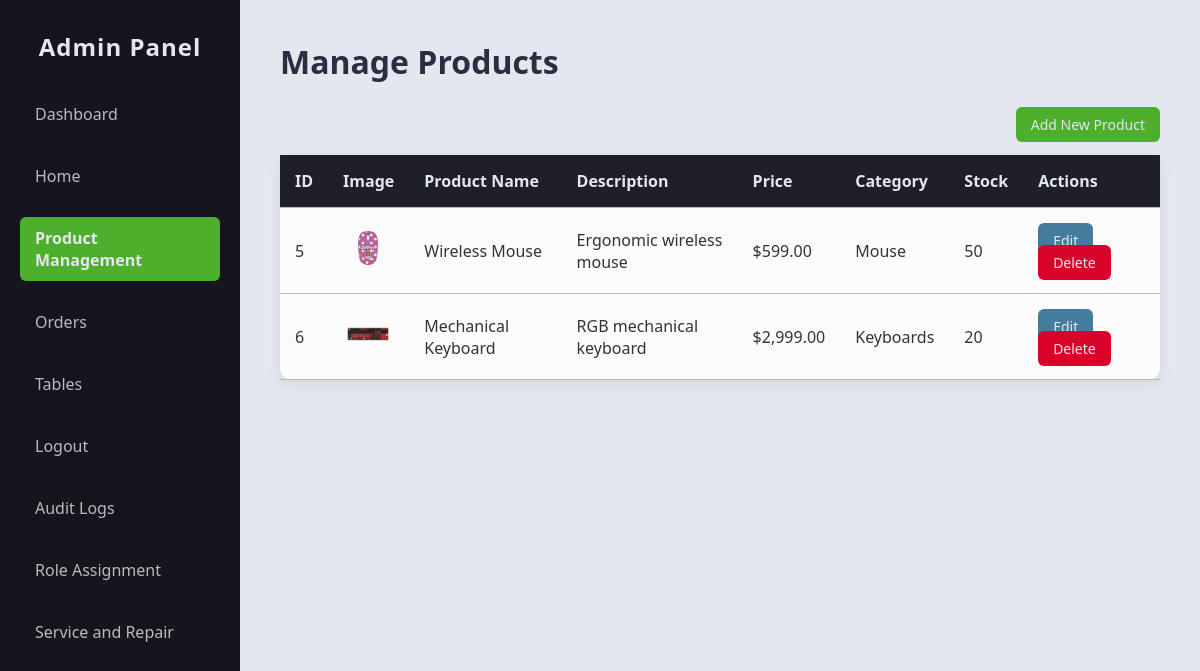
Before: /website/adminproductsedit.php (signed in) with the older database file.
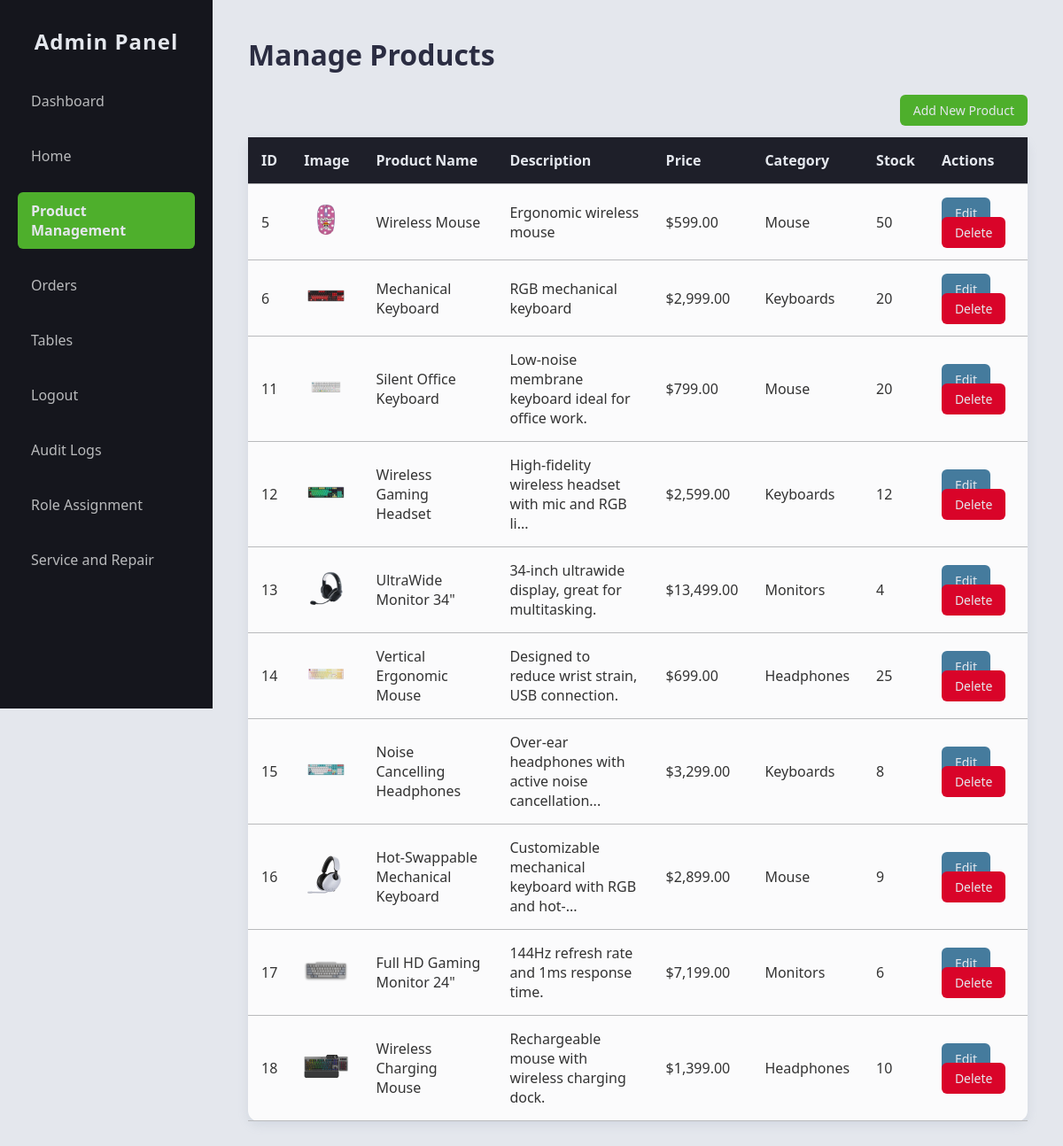
After: the same page with the newer database file.
### tables this page shows
CREATE TABLE `products` (
  `product_id` int NOT NULL AUTO_INCREMENT,
  `name` varchar(255) NOT NULL,
  `description` text,
  `price` decimal(10,2) NOT NULL,
  `category_id` int DEFAULT NULL,
  `stock` int DEFAULT '0',
  `image` varchar(255) DEFAULT NULL,
  `rating` decimal(3,2) DEFAULT NULL,
  PRIMARY KEY (`product_id`),
  KEY `category_id` (`category_id`),
  CONSTRAINT `products_ibfk_1` FOREIGN KEY (`category_id`) REFERENCES `categories` (`category_id`)
);

CREATE TABLE `categories` (
  `category_id` int NOT NULL AUTO_INCREMENT,
  `name` varchar(100) NOT NULL,
  PRIMARY KEY (`category_id`),
  UNIQUE KEY `name` (`name`)
);

### website/adminproductsedit.php (the view, shortened to what this page needs)
<!DOCTYPE html>
<html lang="en">
<head>
  <link rel="stylesheet" href="css/admindash.css?v=1.6">
</head>
<body>
  <?php
  include 'config.php';
  $sql = "SELECT p.*, c.name as category_name
          FROM products p
          LEFT JOIN categories c ON p.category_id = c.category_id
          ORDER BY p.product_id";
  $result = $conn->query($sql);
  ?>
  <div class="dashboard-container">
    <?php include 'adminsidebar.php'; ?>
    <main class="main-content">
      <h1>Manage Products</h1>
      <div class="table-header">
        <a href="adminproductsadd.php" class="btn-add">Add New Product</a>
      </div>
      <table class="admin-table">
        <thead>
          <tr>
            <th>ID</th>
            <th>Image</th>
            <th>Product Name</th>
            <th>Description</th>
            <th>Price</th>
            <th>Category</th>
            <th>Stock</th>
            <th>Actions</th>
          </tr>
        </thead>
        <tbody>
          <?php if ($result->num_rows > 0): ?>
            <?php while($row = $result->fetch_assoc()): ?>
              <tr>
                <td><?php echo htmlspecialchars($row['product_id']); ?></td>
                <td>
                  <?php if (isset($row['image']) && $row['image'] && file_exists($row['image'])): ?>
                    <img src="<?php echo htmlspecialchars($row['image']); ?>" alt="Product Image">
                  <?php else: ?>
                    No Image
                  <?php endif; ?>
                </td>
                <td><?php echo htmlspecialchars($row['name']); ?></td>
                <td><?php echo htmlspecialchars(substr($row['description'] ?: '', 0, 50)) . (strlen($row['description'] ?: '') > 50 ? '...' : ''); ?></td>
                <td>$<?php echo number_format($row['price'], 2); ?></td>
                <td><?php echo htmlspecialchars($row['category_name'] ?: 'N/A'); ?></td>
                <td><?php echo htmlspecialchars($row['stock']); ?></td>
                <td class="actions">
                  <a href="edit-product.php?id=<?php echo $row['product_id']; ?>" class="btn-edit">Edit</a>
                  <a href="?delete_id=<?php echo $row['product_id']; ?>" class="btn-delete" onclick="return confirm('Are you sure you want to delete this product?')">Delete</a>
                </td>
              </tr>
            <?php endwhile; ?>
          <?php else: ?>
            <tr><td colspan="8">No products found</td></tr>
          <?php endif; ?>
        </tbody>
      </table>
    </main>
  </div>
</body>
</html>

Changed rows visible on the page:
added products: product_id "11", image (picture), name "Silent Office Keyboard", description "Low-noise membrane keyboard ideal for office work.", price "799.00", category.name "Mouse", stock "20"
added products: product_id "12", image (picture), name "Wireless Gaming Headset", description "High-fidelity wireless headset with mic and RGB li", price "2,599.00", category.name "Keyboards", stock "12"
added products: product_id "13", image (picture), name "UltraWide Monitor 34\"", description "34-inch ultrawide display, great for multitasking.", price "13,499.00", category.name "Monitors", stock "4"
added products: product_id "14", image (picture), name "Vertical Ergonomic Mouse", description "Designed to reduce wrist strain, USB connection.", price "699.00", category.name "Headphones", stock "25"
added products: product_id "15", image (picture), name "Noise Cancelling Headphones", description "Over-ear headphones with active noise cancellation", price "3,299.00", category.name "Keyboards", stock "8"
added products: product_id "16", image (picture), name "Hot-Swappable Mechanical Keyboard", description "Customizable mechanical keyboard with RGB and hot-", price "2,899.00", category.name "Mouse", stock "9"
added products: product_id "17", image (picture), name "Full HD Gaming Monitor 24\"", description "144Hz refresh rate and 1ms response time.", price "7,199.00", category.name "Monitors", stock "6"
added products: product_id "18", image (picture), name "Wireless Charging Mouse", description "Rechargeable mouse with wireless charging dock.", price "1,399.00", category.name "Headphones", stock "10"
